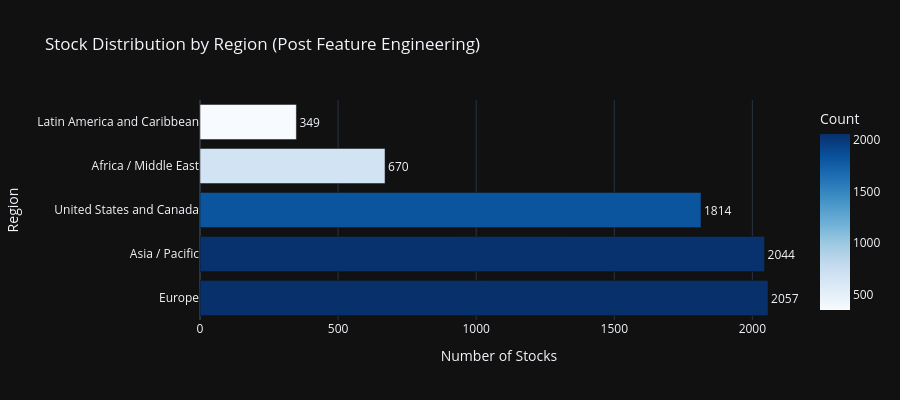
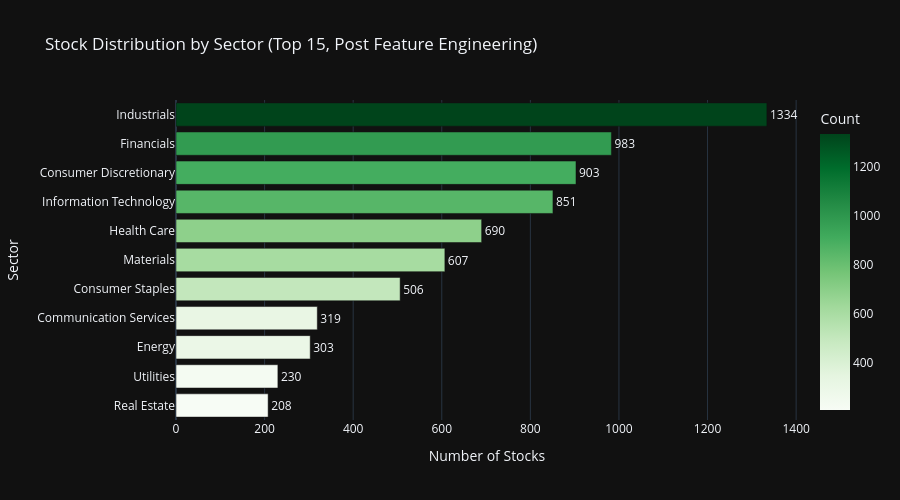
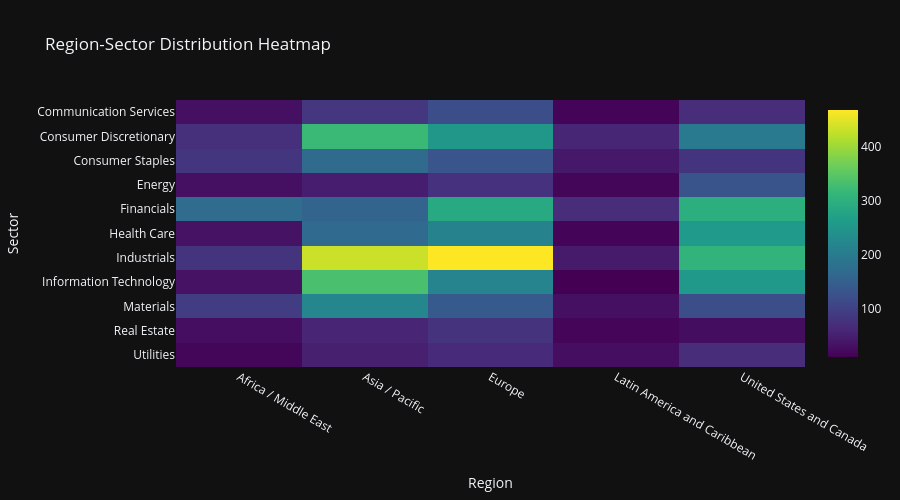
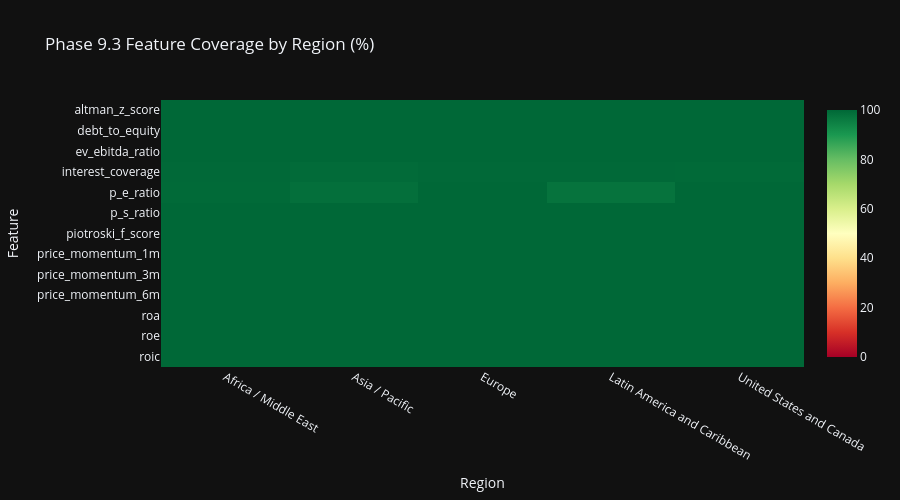

These figures' notebook cell, in order:
### Markdown cell above
## Cell 7: Region & Sector Analytics with Feature Coverage

Section 17 compliant Plotly visualizations with dark theme.
Enhanced with Phase 9.3 feature analytics by region and sector.

### Code cell
# ============================================================================
# Cell 7: Region & Sector Analytics with Feature Coverage
# ============================================================================

print('=' * 80)
print('REGION & SECTOR ANALYTICS WITH FEATURE COVERAGE')
print('=' * 80)

# Use all_stocks_features (post feature engineering) for analytics
df_analytics = all_stocks_features

# Region distribution
if 'region' in df_analytics.columns:
    region_counts = df_analytics['region'].value_counts().reset_index()
    region_counts.columns = ['Region', 'Count']
    region_counts['Percentage'] = (region_counts['Count'] / region_counts['Count'].sum() * 100).round(1)

    fig_region = px.bar(
            region_counts,
            x='Count',
            y='Region',
            orientation='h',
            title='Stock Distribution by Region (Post Feature Engineering)',
            template=PLOTLY_TEMPLATE,
            color='Count',
            color_continuous_scale='Blues',
            text='Count',
            )
    fig_region.update_traces(
            textposition='outside',
            hovertemplate='<b>%{y}</b><br>Count: %{x}<br>Percentage: %{customdata[0]:.1f}%',
            customdata=region_counts[['Percentage']].values
            )
    fig_region.update_layout(
            xaxis_title='Number of Stocks',
            yaxis_title='Region',
            height=400,
            showlegend=False,
            )
    fig_region.show()

# Sector distribution (Top 15)
if 'sector' in df_analytics.columns:
    sector_counts = df_analytics['sector'].value_counts().head(15).reset_index()
    sector_counts.columns = ['Sector', 'Count']
    sector_counts['Percentage'] = (sector_counts['Count'] / len(df_analytics) * 100).round(1)

    fig_sector = px.bar(
            sector_counts.sort_values('Count'),
            x='Count',
            y='Sector',
            orientation='h',
            title='Stock Distribution by Sector (Top 15, Post Feature Engineering)',
            template=PLOTLY_TEMPLATE,
            color='Count',
            color_continuous_scale='Greens',
            text='Count',
            )
    fig_sector.update_traces(
            textposition='outside',
            hovertemplate='<b>%{y}</b><br>Count: %{x}<br>Percentage: %{customdata[0]:.1f}%',
            customdata=sector_counts.sort_values('Count')[['Percentage']].values
            )
    fig_sector.update_layout(
            xaxis_title='Number of Stocks',
            yaxis_title='Sector',
            height=500,
            showlegend=False,
            )
    fig_sector.show()

# Region-Sector Heatmap
if 'region' in df_analytics.columns and 'sector' in df_analytics.columns:
    cross_tab = pd.crosstab(
            df_analytics['sector'],
            df_analytics['region']
            ).head(12)

    fig_heatmap = px.imshow(
            cross_tab,
            title='Region-Sector Distribution Heatmap',
            template=PLOTLY_TEMPLATE,
            color_continuous_scale='Viridis',
            aspect='auto',
            )
    fig_heatmap.update_layout(
            xaxis_title='Region',
            yaxis_title='Sector',
            height=500,
            )
    fig_heatmap.show()

print('\n✓ Distribution visualizations complete')

# ============================================================================
# Feature Coverage Analytics by Region and Sector
# ============================================================================
print('\n' + '=' * 80)
print('📊 PHASE 9.3 FEATURE ANALYTICS BY REGION & SECTOR')
print('=' * 80)

# Define key Phase 9.3 features for analysis
key_phase93_features = [
    'roe', 'roa', 'roic',  # Profitability
    'p_e_ratio', 'p_s_ratio', 'ev_ebitda_ratio',  # Valuation
    'price_momentum_1m', 'price_momentum_3m', 'price_momentum_6m',  # Momentum
    'debt_to_equity', 'interest_coverage',  # Leverage
    'piotroski_f_score', 'altman_z_score',  # Composite Scores
    ]
available_phase93 = [f for f in key_phase93_features if f in df_analytics.columns]

if available_phase93 and 'region' in df_analytics.columns:
    print(f'\n📍 Feature Coverage by Region ({len(available_phase93)} key features):')

    # Calculate non-null percentage per region for each feature
    region_coverage_data = []
    for region in df_analytics['region'].unique():
        region_df = df_analytics[df_analytics['region'] == region]
        region_count = len(region_df)

        for feat in available_phase93:
            non_null = region_df[feat].notna().sum()
            coverage_pct = (non_null / region_count * 100) if region_count > 0 else 0
            region_coverage_data.append({
                'Region': region,
                'Feature': feat,
                'Coverage %': round(coverage_pct, 1),
                'Non-Null': non_null,
                'Total': region_count
                })

    region_coverage_df = pd.DataFrame(region_coverage_data)

    # Pivot for heatmap
    region_pivot = region_coverage_df.pivot(index='Feature', columns='Region', values='Coverage %')

    fig_region_coverage = px.imshow(
            region_pivot,
            title='Phase 9.3 Feature Coverage by Region (%)',
            template=PLOTLY_TEMPLATE,
            color_continuous_scale='RdYlGn',
            zmin=0, zmax=100,
            aspect='auto',
            )
    fig_region_coverage.update_layout(
            xaxis_title='Region',
            yaxis_title='Feature',
            height=500,
            )
    fig_region_coverage.show()

if available_phase93 and 'sector' in df_analytics.columns:
    print(f'\n🏢 Feature Coverage by Sector (Top 10 sectors, {len(available_phase93)} key features):')

    # Get top 10 sectors by count
    top_sectors = df_analytics['sector'].value_counts().head(10).index.tolist()

    # Calculate non-null percentage per sector for each feature
    sector_coverage_data = []
    for sector in top_sectors:
        sector_df = df_analytics[df_analytics['sector'] == sector]
        sector_count = len(sector_df)

        for feat in available_phase93:
            non_null = sector_df[feat].notna().sum()
            coverage_pct = (non_null / sector_count * 100) if sector_count > 0 else 0
            sector_coverage_data.append({
                'Sector': str(sector)[:25],  # Truncate long names
                'Feature': feat,
                'Coverage %': round(coverage_pct, 1),
                'Non-Null': non_null,
                'Total': sector_count
                })

    sector_coverage_df = pd.DataFrame(sector_coverage_data)

    # Pivot for heatmap
    sector_pivot = sector_coverage_df.pivot(index='Feature', columns='Sector', values='Coverage %')

    fig_sector_coverage = px.imshow(
            sector_pivot,
            title='Phase 9.3 Feature Coverage by Sector (%)',
            template=PLOTLY_TEMPLATE,
            color_continuous_scale='RdYlGn',
            zmin=0, zmax=100,
            aspect='auto',
            )
    fig_sector_coverage.update_layout(
            xaxis_title='Sector',
            yaxis_title='Feature',
            height=600,
            )
    fig_sector_coverage.show()

# Feature statistics by region
if available_phase93 and 'region' in df_analytics.columns:
    print(f'\n📊 Key Feature Statistics by Region:')

    # Select 3 key features for detailed statistics
    stat_features = ['roe', 'price_momentum_1m', 'debt_to_equity']
    stat_features = [f for f in stat_features if f in df_analytics.columns]

    if stat_features:
        region_stats = df_analytics.groupby('region')[stat_features].agg(['mean', 'median', 'std']).round(3)
        print(region_stats.to_string())

        # Box plot for ROE by region (if available)
        if 'roe' in df_analytics.columns:
            fig_roe_region = px.box(
                    df_analytics[df_analytics['roe'].notna()],
                    x='region',
                    y='roe',
                    title='Return on Equity (ROE) Distribution by Region',
                    template=PLOTLY_TEMPLATE,
                    color='region',
                    )
            fig_roe_region.update_layout(
                    xaxis_title='Region',
                    yaxis_title='ROE',
                    height=450,
                    showlegend=False,
                    )
            fig_roe_region.show()

print('\n✓ Feature analytics by region and sector complete')

### Figure 1 — Plotly figure (JSON) as saved in the notebook; plotly's stock layout.template omitted (floating-point values rounded to 4 significant figures)
{"data": [{"hovertemplate": "<b>%{y}</b><br>Count: %{x}<br>Percentage: %{customdata[0]:.1f}%", "legendgroup": "", "marker": {"color": [2057, 2044, 1814, 670, 349], "coloraxis": "coloraxis", "pattern": {"shape": ""}}, "name": "", "orientation": "h", "showlegend": false, "text": [2057.0, 2044.0, 1814.0, 670.0, 349.0], "textposition": "outside", "x": [2057, 2044, 1814, 670, 349], "xaxis": "x", "y": ["Europe", "Asia / Pacific", "United States and Canada", "Africa / Middle East", "Latin America and Caribbean"], "yaxis": "y", "type": "bar", "customdata": [[29.7], [29.5], [26.2], [9.7], [5.0]]}], "layout": {"xaxis": {"anchor": "y", "domain": [0.0, 1.0], "title": {"text": "Number of Stocks"}}, "yaxis": {"anchor": "x", "domain": [0.0, 1.0], "title": {"text": "Region"}}, "coloraxis": {"colorbar": {"title": {"text": "Count"}}, "colorscale": [[0.0, "rgb(247,251,255)"], [0.125, "rgb(222,235,247)"], [0.25, "rgb(198,219,239)"], [0.375, "rgb(158,202,225)"], [0.5, "rgb(107,174,214)"], [0.625, "rgb(66,146,198)"], [0.75, "rgb(33,113,181)"], [0.875, "rgb(8,81,156)"], [1.0, "rgb(8,48,107)"]]}, "legend": {"tracegroupgap": 0}, "title": {"text": "Stock Distribution by Region (Post Feature Engineering)"}, "barmode": "relative", "height": 400, "showlegend": false}}

### Figure 2 — Plotly figure (JSON) as saved in the notebook; plotly's stock layout.template omitted (floating-point values rounded to 4 significant figures)
{"data": [{"hovertemplate": "<b>%{y}</b><br>Count: %{x}<br>Percentage: %{customdata[0]:.1f}%", "legendgroup": "", "marker": {"color": [208, 230, 303, 319, 506, 607, 690, 851, 903, 983, 1334], "coloraxis": "coloraxis", "pattern": {"shape": ""}}, "name": "", "orientation": "h", "showlegend": false, "text": [208.0, 230.0, 303.0, 319.0, 506.0, 607.0, 690.0, 851.0, 903.0, 983.0, 1334.0], "textposition": "outside", "x": [208, 230, 303, 319, 506, 607, 690, 851, 903, 983, 1334], "xaxis": "x", "y": ["Real Estate", "Utilities", "Energy", "Communication Services", "Consumer Staples", "Materials", "Health Care", "Information Technology", "Consumer Discretionary", "Financials", "Industrials"], "yaxis": "y", "type": "bar", "customdata": [[3.0], [3.3], [4.4], [4.6], [7.3], [8.8], [10.0], [12.3], [13.0], [14.2], [19.2]]}], "layout": {"xaxis": {"anchor": "y", "domain": [0.0, 1.0], "title": {"text": "Number of Stocks"}}, "yaxis": {"anchor": "x", "domain": [0.0, 1.0], "title": {"text": "Sector"}}, "coloraxis": {"colorbar": {"title": {"text": "Count"}}, "colorscale": [[0.0, "rgb(247,252,245)"], [0.125, "rgb(229,245,224)"], [0.25, "rgb(199,233,192)"], [0.375, "rgb(161,217,155)"], [0.5, "rgb(116,196,118)"], [0.625, "rgb(65,171,93)"], [0.75, "rgb(35,139,69)"], [0.875, "rgb(0,109,44)"], [1.0, "rgb(0,68,27)"]]}, "legend": {"tracegroupgap": 0}, "title": {"text": "Stock Distribution by Sector (Top 15, Post Feature Engineering)"}, "barmode": "relative", "height": 500, "showlegend": false}}

### Figure 3 — Plotly figure (JSON) as saved in the notebook; plotly's stock layout.template omitted (floating-point values rounded to 4 significant figures)
{"data": [{"coloraxis": "coloraxis", "name": "0", "x": ["Africa / Middle East", "Asia / Pacific", "Europe", "Latin America and Caribbean", "United States and Canada"], "y": ["Communication Services", "Consumer Discretionary", "Consumer Staples", "Energy", "Financials", "Health Care", "Industrials", "Information Technology", "Materials", "Real Estate", "Utilities"], "z": [[30, 83, 121, 16, 69], [72, 320, 253, 59, 199], [82, 170, 133, 41, 80], [30, 49, 76, 17, 131], [172, 156, 288, 69, 298], [33, 168, 216, 15, 258], [80, 433, 468, 45, 308], [33, 334, 218, 11, 255], [93, 222, 141, 30, 121], [28, 58, 78, 18, 26], [17, 51, 65, 28, 69]], "type": "heatmap", "xaxis": "x", "yaxis": "y", "hovertemplate": "region: %{x}<br>sector: %{y}<br>color: %{z}<extra></extra>"}], "layout": {"xaxis": {"anchor": "y", "domain": [0.0, 1.0], "title": {"text": "Region"}}, "yaxis": {"anchor": "x", "domain": [0.0, 1.0], "autorange": "reversed", "title": {"text": "Sector"}}, "coloraxis": {"colorscale": [[0.0, "#440154"], [0.1111, "#482878"], [0.2222, "#3e4989"], [0.3333, "#31688e"], [0.4444, "#26828e"], [0.5556, "#1f9e89"], [0.6667, "#35b779"], [0.7778, "#6ece58"], [0.8889, "#b5de2b"], [1.0, "#fde725"]]}, "title": {"text": "Region-Sector Distribution Heatmap"}, "height": 500}}

### Figure 4 — Plotly figure (JSON) as saved in the notebook; plotly's stock layout.template omitted (floating-point values rounded to 4 significant figures)
{"data": [{"coloraxis": "coloraxis", "name": "0", "x": ["Africa / Middle East", "Asia / Pacific", "Europe", "Latin America and Caribbean", "United States and Canada"], "y": ["altman_z_score", "debt_to_equity", "ev_ebitda_ratio", "interest_coverage", "p_e_ratio", "p_s_ratio", "piotroski_f_score", "price_momentum_1m", "price_momentum_3m", "price_momentum_6m", "roa", "roe", "roic"], "z": [[100.0, 100.0, 100.0, 100.0, 100.0], [100.0, 100.0, 100.0, 100.0, 100.0], [100.0, 100.0, 100.0, 100.0, 100.0], [99.7, 99.3, 99.7, 99.7, 99.6], [99.6, 98.5, 99.9, 97.7, 99.9], [100.0, 100.0, 99.9, 100.0, 99.9], [100.0, 100.0, 100.0, 100.0, 100.0], [100.0, 100.0, 100.0, 100.0, 100.0], [100.0, 100.0, 100.0, 100.0, 100.0], [100.0, 100.0, 100.0, 100.0, 100.0], [100.0, 100.0, 100.0, 100.0, 100.0], [100.0, 100.0, 100.0, 100.0, 100.0], [100.0, 100.0, 100.0, 100.0, 100.0]], "type": "heatmap", "xaxis": "x", "yaxis": "y", "hovertemplate": "Region: %{x}<br>Feature: %{y}<br>color: %{z}<extra></extra>"}], "layout": {"xaxis": {"anchor": "y", "domain": [0.0, 1.0], "title": {"text": "Region"}}, "yaxis": {"anchor": "x", "domain": [0.0, 1.0], "autorange": "reversed", "title": {"text": "Feature"}}, "coloraxis": {"colorscale": [[0.0, "rgb(165,0,38)"], [0.1, "rgb(215,48,39)"], [0.2, "rgb(244,109,67)"], [0.3, "rgb(253,174,97)"], [0.4, "rgb(254,224,139)"], [0.5, "rgb(255,255,191)"], [0.6, "rgb(217,239,139)"], [0.7, "rgb(166,217,106)"], [0.8, "rgb(102,189,99)"], [0.9, "rgb(26,152,80)"], [1.0, "rgb(0,104,55)"]], "cmin": 0, "cmax": 100}, "title": {"text": "Phase 9.3 Feature Coverage by Region (%)"}, "height": 500}}
